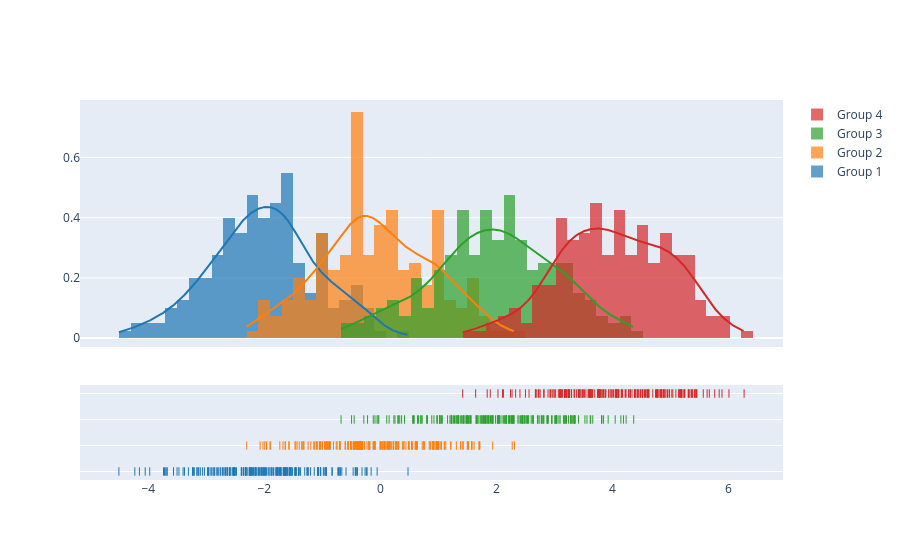

The cell this chart's notebook holds for it:
### Code cell
import plotly.figure_factory as ff

# Add histogram data
x1 = np.random.randn(200) - 2
x2 = np.random.randn(200)
x3 = np.random.randn(200) + 2
x4 = np.random.randn(200) + 4

# Group data together
hist_data = [x1, x2, x3, x4]

group_labels = ['Group 1', 'Group 2', 'Group 3', 'Group 4']

# Create distplot with custom bin_size
fig = ff.create_distplot(hist_data, group_labels, bin_size=.2)
fig.show()

### Figure 1 — Plotly figure (JSON) as saved in the notebook; plotly's stock layout.template omitted (floating-point values rounded to 4 significant figures; data arrays with more than 128 entries replaced by an {"elided": "..."} marker saying what was removed)
{"data": [{"autobinx": false, "histnorm": "probability density", "legendgroup": "Group 1", "marker": {"color": "rgb(31, 119, 180)"}, "name": "Group 1", "opacity": 0.7, "type": "histogram", "x": {"elided": "200 float values"}, "xaxis": "x", "xbins": {"end": 0.4768, "size": 0.2, "start": -4.507}, "yaxis": "y"}, {"autobinx": false, "histnorm": "probability density", "legendgroup": "Group 2", "marker": {"color": "rgb(255, 127, 14)"}, "name": "Group 2", "opacity": 0.7, "type": "histogram", "x": {"elided": "200 float values"}, "xaxis": "x", "xbins": {"end": 2.312, "size": 0.2, "start": -2.304}, "yaxis": "y"}, {"autobinx": false, "histnorm": "probability density", "legendgroup": "Group 3", "marker": {"color": "rgb(44, 160, 44)"}, "name": "Group 3", "opacity": 0.7, "type": "histogram", "x": {"elided": "200 float values"}, "xaxis": "x", "xbins": {"end": 4.367, "size": 0.2, "start": -0.6773}, "yaxis": "y"}, {"autobinx": false, "histnorm": "probability density", "legendgroup": "Group 4", "marker": {"color": "rgb(214, 39, 40)"}, "name": "Group 4", "opacity": 0.7, "type": "histogram", "x": {"elided": "200 float values"}, "xaxis": "x", "xbins": {"end": 6.27, "size": 0.2, "start": 1.42}, "yaxis": "y"}, {"legendgroup": "Group 1", "marker": {"color": "rgb(31, 119, 180)"}, "mode": "lines", "name": "Group 1", "showlegend": false, "type": "scatter", "x": {"elided": "500 float values"}, "xaxis": "x", "y": {"elided": "500 float values"}, "yaxis": "y"}, {"legendgroup": "Group 2", "marker": {"color": "rgb(255, 127, 14)"}, "mode": "lines", "name": "Group 2", "showlegend": false, "type": "scatter", "x": {"elided": "500 float values"}, "xaxis": "x", "y": {"elided": "500 float values"}, "yaxis": "y"}, {"legendgroup": "Group 3", "marker": {"color": "rgb(44, 160, 44)"}, "mode": "lines", "name": "Group 3", "showlegend": false, "type": "scatter", "x": {"elided": "500 float values"}, "xaxis": "x", "y": {"elided": "500 float values"}, "yaxis": "y"}, {"legendgroup": "Group 4", "marker": {"color": "rgb(214, 39, 40)"}, "mode": "lines", "name": "Group 4", "showlegend": false, "type": "scatter", "x": {"elided": "500 float values"}, "xaxis": "x", "y": {"elided": "500 float values"}, "yaxis": "y"}, {"legendgroup": "Group 1", "marker": {"color": "rgb(31, 119, 180)", "symbol": "line-ns-open"}, "mode": "markers", "name": "Group 1", "showlegend": false, "type": "scatter", "x": {"elided": "200 float values"}, "xaxis": "x", "y": {"elided": "200 str values"}, "yaxis": "y2"}, {"legendgroup": "Group 2", "marker": {"color": "rgb(255, 127, 14)", "symbol": "line-ns-open"}, "mode": "markers", "name": "Group 2", "showlegend": false, "type": "scatter", "x": {"elided": "200 float values"}, "xaxis": "x", "y": {"elided": "200 str values"}, "yaxis": "y2"}, {"legendgroup": "Group 3", "marker": {"color": "rgb(44, 160, 44)", "symbol": "line-ns-open"}, "mode": "markers", "name": "Group 3", "showlegend": false, "type": "scatter", "x": {"elided": "200 float values"}, "xaxis": "x", "y": {"elided": "200 str values"}, "yaxis": "y2"}, {"legendgroup": "Group 4", "marker": {"color": "rgb(214, 39, 40)", "symbol": "line-ns-open"}, "mode": "markers", "name": "Group 4", "showlegend": false, "type": "scatter", "x": {"elided": "200 float values"}, "xaxis": "x", "y": {"elided": "200 str values"}, "yaxis": "y2"}], "layout": {"barmode": "overlay", "hovermode": "closest", "legend": {"traceorder": "reversed"}, "xaxis": {"anchor": "y2", "domain": [0.0, 1.0], "zeroline": false}, "yaxis": {"anchor": "free", "domain": [0.35, 1], "position": 0.0}, "yaxis2": {"anchor": "x", "domain": [0, 0.25], "dtick": 1, "showticklabels": false}}}
